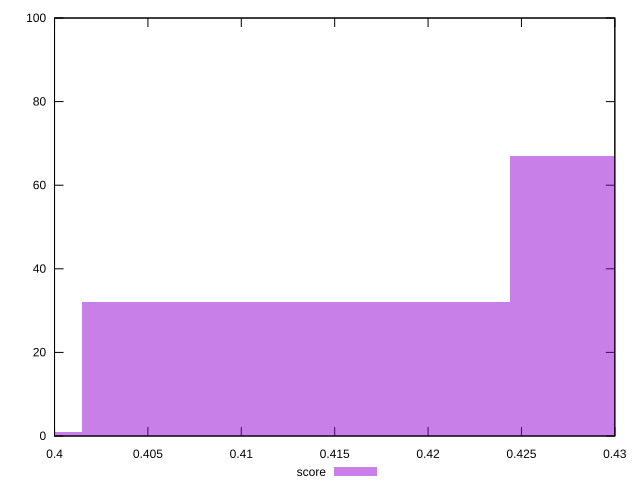

This chart was generated by the following gnuplot code:
reset

$score <<EOF
0.38998512214297704 1
0.4129254234455051 32
0.43586572474803315 67
EOF

set key outside below
set boxwidth 0.02294030130252806
set xrange [0.4:0.43]
set yrange [0:100]
set trange [0:100]
set style fill transparent solid 0.5 noborder
set terminal svg size 640, 490 enhanced background rgb 'white'
set output "report_00017_2021-02-10T15-08-03.406Z/uses-text-compression/samples/pages+cached+noadtech+nomedia+nocss/score/histogram.svg"

plot $score title "score" with boxes

reset
